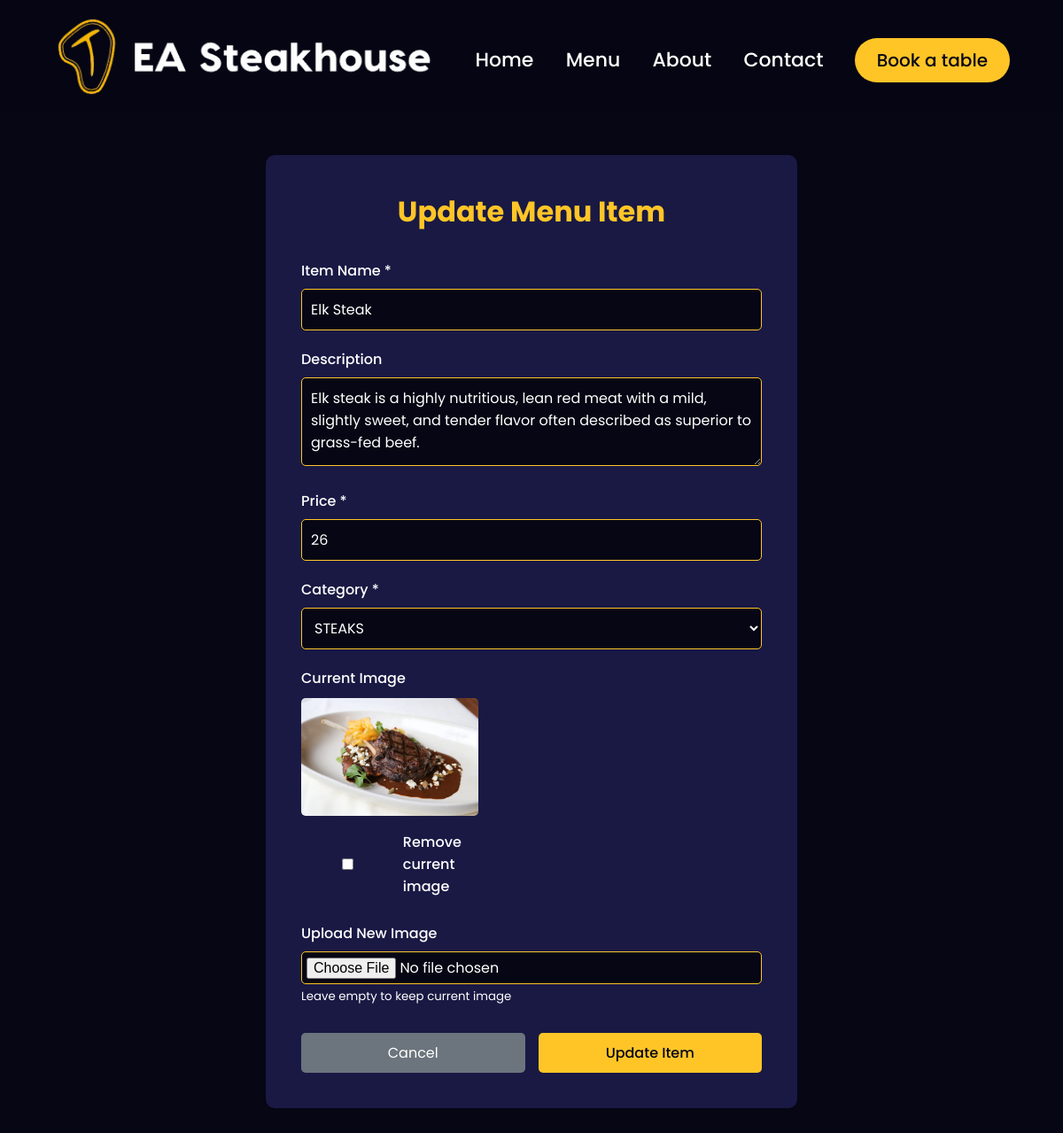
Page /steakhouse/update.php?id=2 (signed in) on the committed database.
### tables this page shows
CREATE TABLE `menu_items` (
  `id` int(11) NOT NULL,
  `name` varchar(100) NOT NULL,
  `description` text NOT NULL,
  `price` float NOT NULL,
  `category` varchar(255) NOT NULL,
  `image_url` varchar(255) NOT NULL
);

### steakhouse/update.php (the view, shortened to what this page needs)
<?php
require_once 'database.php';
$id = $_GET['id'];
$stmt = $pdo->prepare("SELECT * FROM menu_items WHERE id = ?");
$stmt->execute([$id]);
$item = $stmt->fetch();
?>
<!DOCTYPE html>
<html lang="en">
<head>
    <link rel="stylesheet" href="style.css">
</head>
<body>
<div id="navpc">
    <img src="./images/logo.png" id="logopc" alt=""/>
    <ul>
        <a href="index.php"><li>Home</li></a>
        <a href="menu.php"><li>Menu</li></a>
        <a href="about.html"><li>About</li></a>
        <a href="contact.php"><li id="last">Contact</li></a>
        <a href="book.html"><button class="primary">Book a table</button></a>
    </ul>
</div>
<div class="form-container">
    <h1>Update Menu Item</h1>
    <form method="POST" action="" enctype="multipart/form-data">
        <div class="form-group">
            <label>Item Name *</label>
            <input type="text" name="name" value="<?php echo htmlspecialchars($item['name']); ?>" required>
        </div>
        <div class="form-group">
            <label>Description</label>
            <textarea name="description"><?php echo htmlspecialchars($item['description']); ?></textarea>
        </div>
        <div class="form-group">
            <label>Price *</label>
            <input type="number" step="0.01" name="price" value="<?php echo $item['price']; ?>" required>
        </div>
        <div class="form-group">
            <label>Category *</label>
            <select name="category" required>
                <option value="steaks" <?php echo $item['category'] == 'steaks' ? 'selected' : ''; ?>>STEAKS</option>
            </select>
        </div>
        <div class="form-group">
            <label>Current Image</label>
            <?php if($item['image_url'] && file_exists($item['image_url'])): ?>
                <div class="current-image">
                    <img src="<?php echo $item['image_url']; ?>" alt="Current image">
                </div>
                <div class="remove-image">
                    <label>
                        <input type="checkbox" name="remove_image" value="1"> Remove current image
                    </label>
                </div>
            <?php else: ?>
                <p>No image uploaded</p>
            <?php endif; ?>
        </div>
        <div class="form-group">
            <label>Upload New Image</label>
            <input type="file" name="image" accept="image/*">
            <small>Leave empty to keep current image</small>
        </div>
        <div class="buttons">
            <a href="admin.php" class="cancel-btn">Cancel</a>
            <button type="submit" class="submit-btn">Update Item</button>
        </div>
    </form>
</div>
</body>
</html>

### steakhouse/style.css (style rules this page uses)
* { font-family: "Poppins", sans-serif; box-sizing: border-box; margin: 0; padding: 0; text-decoration: none !important; }
body { background-color: #060614; }
#navpc { padding: 15px 5%; display: flex; align-items: center; justify-content: space-between; background-color: #060614a2; }
#navpc ul { position: relative; top: 5px; }
#navpc ul li { display: inline; padding: 0px 16px; cursor: pointer; font-size: 22px; font-weight: 500; position: relative; color: #fff; }
#last { margin-right: 15px; }
#navpc ul li::after { content: ''; position: absolute; width: 100%; transform: scaleX(0); height: 2px; bottom: -4px; left: 0; background-color: #ffc527; transform-origin: bottom right; transition: transform 0.25s ease-out; }
#navpc img { width: 430px; cursor: pointer; }
.primary { font-size: 20px; border-radius: 100px; padding: 10px 25px; cursor: pointer; background-color: #ffc527; font-weight: 500; border: none; transition: 0.3s; color: #060614; }

### steakhouse/update.php (style rules this page uses)
.form-container { max-width: 600px; margin: 50px auto; background: #191944; padding: 40px; border-radius: 10px; color: white; }
.form-container h1 { color: #ffc527; margin-bottom: 30px; text-align: center; }
.form-group { margin-bottom: 20px; }
.form-group label { display: block; margin-bottom: 8px; font-weight: 500; }
.form-group input, .form-group textarea, .form-group select { width: 100%; padding: 10px; border: 1px solid #ffc527; background: #060614; color: white; border-radius: 5px; font-size: 16px; }
.form-group input[type="file"] { padding: 5px; }
.form-group textarea { resize: vertical; min-height: 100px; }
.current-image { margin-top: 10px; max-width: 200px; }
.current-image img { width: 100%; border-radius: 5px; }
.remove-image { margin-top: 10px; }
.remove-image label { display: inline-flex; align-items: center; gap: 10px; cursor: pointer; }
.buttons { display: flex; gap: 15px; margin-top: 30px; }
.cancel-btn { background: #6c757d; color: white; padding: 10px 20px; border-radius: 5px; text-decoration: none; text-align: center; flex: 1; }
.submit-btn { background: #ffc527; color: #060614; padding: 10px 20px; border-radius: 5px; border: none; cursor: pointer; flex: 1; font-size: 16px; font-weight: 500; }

### rows in the picture
menu_items: name "Elk Steak", description "Elk steak is a highly nutritious, lean red meat with a mild, slightly sweet, and tender flavor often described as superior to grass-fed beef.", price "26", category "STEAKS", image_url (picture)
